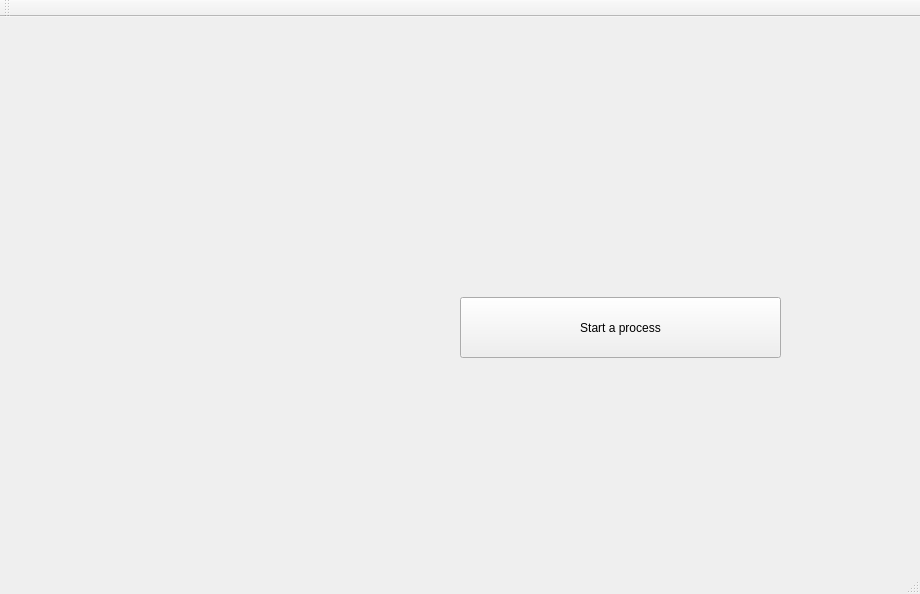
<?xml version="1.0" encoding="UTF-8"?>
<ui version="4.0">
 <class>MainWindow</class>
 <widget class="QMainWindow" name="MainWindow">
  <property name="geometry">
   <rect>
    <x>0</x>
    <y>0</y>
    <width>920</width>
    <height>594</height>
   </rect>
  </property>
  <property name="windowTitle">
   <string>MainWindow</string>
  </property>
  <widget class="QWidget" name="centralWidget">
   <widget class="QPushButton" name="pushButton">
    <property name="geometry">
     <rect>
      <x>460</x>
      <y>280</y>
      <width>321</width>
      <height>61</height>
     </rect>
    </property>
    <property name="text">
     <string>Start a process</string>
    </property>
   </widget>
  </widget>
  <widget class="QMenuBar" name="menuBar">
   <property name="geometry">
    <rect>
     <x>0</x>
     <y>0</y>
     <width>920</width>
     <height>30</height>
    </rect>
   </property>
  </widget>
  <widget class="QToolBar" name="mainToolBar">
   <attribute name="toolBarArea">
    <enum>TopToolBarArea</enum>
   </attribute>
   <attribute name="toolBarBreak">
    <bool>false</bool>
   </attribute>
  </widget>
  <widget class="QStatusBar" name="statusBar"/>
 </widget>
 <layoutdefault spacing="6" margin="11"/>
 <resources/>
 <connections/>
</ui>
